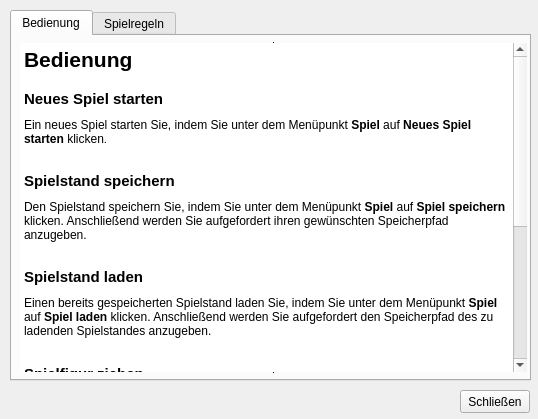
<?xml version="1.0" encoding="UTF-8"?>
<ui version="4.0">
 <class>helpPopup</class>
 <widget class="QWidget" name="helpPopup">
  <property name="windowModality">
   <enum>Qt::NonModal</enum>
  </property>
  <property name="geometry">
   <rect>
    <x>0</x>
    <y>0</y>
    <width>538</width>
    <height>419</height>
   </rect>
  </property>
  <property name="sizePolicy">
   <sizepolicy hsizetype="Fixed" vsizetype="Fixed">
    <horstretch>0</horstretch>
    <verstretch>0</verstretch>
   </sizepolicy>
  </property>
  <property name="minimumSize">
   <size>
    <width>538</width>
    <height>419</height>
   </size>
  </property>
  <property name="maximumSize">
   <size>
    <width>538</width>
    <height>419</height>
   </size>
  </property>
  <property name="windowTitle">
   <string>Hilfe</string>
  </property>
  <property name="windowIcon">
   <iconset resource="FileContainer.qrc">
    <normaloff>:/new/Files/icons/Help-icon.png</normaloff>:/new/Files/icons/Help-icon.png</iconset>
  </property>
  <widget class="QTabWidget" name="helpTabs">
   <property name="geometry">
    <rect>
     <x>10</x>
     <y>10</y>
     <width>521</width>
     <height>371</height>
    </rect>
   </property>
   <property name="currentIndex">
    <number>0</number>
   </property>
   <widget class="QWidget" name="handlingTab">
    <attribute name="title">
     <string>Bedienung</string>
    </attribute>
    <widget class="QTextBrowser" name="textBrowser_2">
     <property name="geometry">
      <rect>
       <x>7</x>
       <y>6</y>
       <width>509</width>
       <height>331</height>
      </rect>
     </property>
     <property name="frameShape">
      <enum>QFrame::VLine</enum>
     </property>
     <property name="frameShadow">
      <enum>QFrame::Plain</enum>
     </property>
     <property name="lineWidth">
      <number>1</number>
     </property>
     <property name="midLineWidth">
      <number>0</number>
     </property>
     <property name="lineWrapMode">
      <enum>QTextEdit::WidgetWidth</enum>
     </property>
     <property name="lineWrapColumnOrWidth">
      <number>0</number>
     </property>
     <property name="html">
      <string>&lt;!DOCTYPE HTML PUBLIC &quot;-//W3C//DTD HTML 4.0//EN&quot; &quot;http://www.w3.org/TR/REC-html40/strict.dtd&quot;&gt;
&lt;html&gt;&lt;head&gt;&lt;meta name=&quot;qrichtext&quot; content=&quot;1&quot; /&gt;&lt;style type=&quot;text/css&quot;&gt;
p, li { white-space: pre-wrap; }
&lt;/style&gt;&lt;/head&gt;&lt;body style=&quot; font-family:'MS Shell Dlg 2'; font-size:8.25pt; font-weight:400; font-style:normal;&quot;&gt;
&lt;p style=&quot; margin-top:0px; margin-bottom:0px; margin-left:0px; margin-right:0px; -qt-block-indent:0; text-indent:0px;&quot;&gt;&lt;span style=&quot; font-size:16pt; font-weight:600;&quot;&gt;Bedienung&lt;/span&gt;&lt;/p&gt;
&lt;p style=&quot;-qt-paragraph-type:empty; margin-top:0px; margin-bottom:0px; margin-left:0px; margin-right:0px; -qt-block-indent:0; text-indent:0px; font-size:11pt; font-weight:600;&quot;&gt;&lt;/p&gt;
&lt;p style=&quot; margin-top:0px; margin-bottom:0px; margin-left:0px; margin-right:0px; -qt-block-indent:0; text-indent:0px;&quot;&gt;&lt;span style=&quot; font-size:11pt; font-weight:600;&quot;&gt;Neues Spiel starten&lt;/span&gt;&lt;/p&gt;
&lt;p style=&quot;-qt-paragraph-type:empty; margin-top:0px; margin-bottom:0px; margin-left:0px; margin-right:0px; -qt-block-indent:0; text-indent:0px; font-size:6pt; font-weight:600;&quot;&gt;&lt;/p&gt;
&lt;p style=&quot; margin-top:0px; margin-bottom:0px; margin-left:0px; margin-right:0px; -qt-block-indent:0; text-indent:0px;&quot;&gt;&lt;span style=&quot; font-size:9pt;&quot;&gt;Ein neues Spiel starten Sie, indem Sie unter dem Menüpunkt &lt;/span&gt;&lt;span style=&quot; font-size:9pt; font-weight:600;&quot;&gt;Spiel&lt;/span&gt;&lt;span style=&quot; font-size:9pt;&quot;&gt; auf &lt;/span&gt;&lt;span style=&quot; font-size:9pt; font-weight:600;&quot;&gt;Neues Spiel starten &lt;/span&gt;&lt;span style=&quot; font-size:9pt;&quot;&gt;klicken&lt;/span&gt;&lt;span style=&quot; font-size:8pt;&quot;&gt;.&lt;/span&gt;&lt;/p&gt;
&lt;p style=&quot;-qt-paragraph-type:empty; margin-top:0px; margin-bottom:0px; margin-left:0px; margin-right:0px; -qt-block-indent:0; text-indent:0px; font-size:8pt;&quot;&gt;&lt;/p&gt;
&lt;p style=&quot;-qt-paragraph-type:empty; margin-top:0px; margin-bottom:0px; margin-left:0px; margin-right:0px; -qt-block-indent:0; text-indent:0px; font-size:8pt;&quot;&gt;&lt;/p&gt;
&lt;p style=&quot; margin-top:0px; margin-bottom:0px; margin-left:0px; margin-right:0px; -qt-block-indent:0; text-indent:0px;&quot;&gt;&lt;span style=&quot; font-size:11pt; font-weight:600;&quot;&gt;Spielstand speichern&lt;/span&gt;&lt;/p&gt;
&lt;p style=&quot;-qt-paragraph-type:empty; margin-top:0px; margin-bottom:0px; margin-left:0px; margin-right:0px; -qt-block-indent:0; text-indent:0px; font-size:6pt; font-weight:600;&quot;&gt;&lt;/p&gt;
&lt;p style=&quot; margin-top:0px; margin-bottom:0px; margin-left:0px; margin-right:0px; -qt-block-indent:0; text-indent:0px;&quot;&gt;&lt;span style=&quot; font-size:9pt;&quot;&gt;Den Spielstand speichern Sie, indem Sie unter dem Menüpunkt &lt;/span&gt;&lt;span style=&quot; font-size:9pt; font-weight:600;&quot;&gt;Spiel&lt;/span&gt;&lt;span style=&quot; font-size:9pt;&quot;&gt; auf &lt;/span&gt;&lt;span style=&quot; font-size:9pt; font-weight:600;&quot;&gt;Spiel speichern &lt;/span&gt;&lt;span style=&quot; font-size:9pt;&quot;&gt;klicken. Anschließend werden Sie aufgefordert ihren gewünschten Speicherpfad anzugeben.&lt;/span&gt;&lt;/p&gt;
&lt;p style=&quot;-qt-paragraph-type:empty; margin-top:0px; margin-bottom:0px; margin-left:0px; margin-right:0px; -qt-block-indent:0; text-indent:0px; font-size:8pt;&quot;&gt;&lt;/p&gt;
&lt;p style=&quot;-qt-paragraph-type:empty; margin-top:0px; margin-bottom:0px; margin-left:0px; margin-right:0px; -qt-block-indent:0; text-indent:0px; font-size:8pt;&quot;&gt;&lt;/p&gt;
&lt;p style=&quot; margin-top:0px; margin-bottom:0px; margin-left:0px; margin-right:0px; -qt-block-indent:0; text-indent:0px;&quot;&gt;&lt;span style=&quot; font-size:11pt; font-weight:600;&quot;&gt;Spielstand laden&lt;/span&gt;&lt;/p&gt;
&lt;p style=&quot;-qt-paragraph-type:empty; margin-top:0px; margin-bottom:0px; margin-left:0px; margin-right:0px; -qt-block-indent:0; text-indent:0px; font-size:6pt; font-weight:600;&quot;&gt;&lt;/p&gt;
&lt;p style=&quot; margin-top:0px; margin-bottom:0px; margin-left:0px; margin-right:0px; -qt-block-indent:0; text-indent:0px;&quot;&gt;&lt;span style=&quot; font-size:9pt;&quot;&gt;Einen bereits gespeicherten Spielstand laden Sie, indem Sie unter dem Menüpunkt &lt;/span&gt;&lt;span style=&quot; font-size:9pt; font-weight:600;&quot;&gt;Spiel&lt;/span&gt;&lt;span style=&quot; font-size:9pt;&quot;&gt; auf &lt;/span&gt;&lt;span style=&quot; font-size:9pt; font-weight:600;&quot;&gt;Spiel laden &lt;/span&gt;&lt;span style=&quot; font-size:9pt;&quot;&gt;klicken. Anschließend werden Sie aufgefordert den Speicherpfad des zu ladenden Spielstandes anzugeben.&lt;/span&gt;&lt;/p&gt;
&lt;p style=&quot;-qt-paragraph-type:empty; margin-top:0px; margin-bottom:0px; margin-left:0px; margin-right:0px; -qt-block-indent:0; text-indent:0px; font-size:9pt;&quot;&gt;&lt;/p&gt;
&lt;p style=&quot;-qt-paragraph-type:empty; margin-top:0px; margin-bottom:0px; margin-left:0px; margin-right:0px; -qt-block-indent:0; text-indent:0px; font-size:8pt;&quot;&gt;&lt;/p&gt;
&lt;p style=&quot; margin-top:0px; margin-bottom:0px; margin-left:0px; margin-right:0px; -qt-block-indent:0; text-indent:0px;&quot;&gt;&lt;span style=&quot; font-size:11pt; font-weight:600;&quot;&gt;Spielfigur ziehen&lt;/span&gt;&lt;/p&gt;
&lt;p style=&quot;-qt-paragraph-type:empty; margin-top:0px; margin-bottom:0px; margin-left:0px; margin-right:0px; -qt-block-indent:0; text-indent:0px; font-size:6pt; font-weight:600;&quot;&gt;&lt;/p&gt;
&lt;p style=&quot; margin-top:0px; margin-bottom:0px; margin-left:0px; margin-right:0px; -qt-block-indent:0; text-indent:0px;&quot;&gt;&lt;span style=&quot; font-size:9pt;&quot;&gt;So ziehen Sie mit einer Spielfigur:&lt;/span&gt;&lt;/p&gt;
&lt;ol style=&quot;margin-top: 0px; margin-bottom: 0px; margin-left: 0px; margin-right: 0px; -qt-list-indent: 1;&quot;&gt;&lt;li style=&quot; font-size:9pt;&quot; style=&quot; margin-top:12px; margin-bottom:0px; margin-left:0px; margin-right:0px; -qt-block-indent:0; text-indent:0px;&quot;&gt;Klicken Sie mit der linken Maustaste auf die  gewünschte Spielfigur und halten Sie dabei die linke Maustaste gedrückt.&lt;/li&gt;
&lt;li style=&quot; font-size:9pt;&quot; style=&quot; margin-top:0px; margin-bottom:0px; margin-left:0px; margin-right:0px; -qt-block-indent:0; text-indent:0px;&quot;&gt;Ziehen Sie die Spielfigur auf das gewünschte Spielfeld.&lt;/li&gt;
&lt;li style=&quot; font-size:9pt;&quot; style=&quot; margin-top:0px; margin-bottom:12px; margin-left:0px; margin-right:0px; -qt-block-indent:0; text-indent:0px;&quot;&gt;Lassen Sie anschließend die linke Maustaste los um die Spielfigur auf dem gewünschten Feld zu platzieren.&lt;/li&gt;&lt;/ol&gt;
&lt;p style=&quot; margin-top:0px; margin-bottom:0px; margin-left:0px; margin-right:0px; -qt-block-indent:0; text-indent:0px;&quot;&gt;&lt;span style=&quot; font-size:9pt;&quot;&gt;Ist der durchgeführte Zug möglich, so wird die Spielfigur in dem entsprechenden Feld platziert. Andererseits wird der Zug rückgängig gemacht.&lt;/span&gt;&lt;/p&gt;
&lt;p style=&quot;-qt-paragraph-type:empty; margin-top:0px; margin-bottom:0px; margin-left:0px; margin-right:0px; -qt-block-indent:0; text-indent:0px; font-size:8pt;&quot;&gt;&lt;/p&gt;
&lt;p style=&quot;-qt-paragraph-type:empty; margin-top:0px; margin-bottom:0px; margin-left:0px; margin-right:0px; -qt-block-indent:0; text-indent:0px; font-size:8pt;&quot;&gt;&lt;/p&gt;
&lt;p style=&quot; margin-top:0px; margin-bottom:0px; margin-left:0px; margin-right:0px; -qt-block-indent:0; text-indent:0px;&quot;&gt;&lt;span style=&quot; font-size:11pt; font-weight:600;&quot;&gt;Spiel beenden&lt;/span&gt;&lt;/p&gt;
&lt;p style=&quot;-qt-paragraph-type:empty; margin-top:0px; margin-bottom:0px; margin-left:0px; margin-right:0px; -qt-block-indent:0; text-indent:0px; font-size:6pt; font-weight:600;&quot;&gt;&lt;/p&gt;
&lt;p style=&quot; margin-top:0px; margin-bottom:0px; margin-left:0px; margin-right:0px; -qt-block-indent:0; text-indent:0px;&quot;&gt;&lt;span style=&quot; font-size:9pt;&quot;&gt;Sie beenden das Spiel, indem Sie unter dem Menüpunkt &lt;/span&gt;&lt;span style=&quot; font-size:9pt; font-weight:600;&quot;&gt;Spiel&lt;/span&gt;&lt;span style=&quot; font-size:9pt;&quot;&gt; auf &lt;/span&gt;&lt;span style=&quot; font-size:9pt; font-weight:600;&quot;&gt;Spiel beenden &lt;/span&gt;&lt;span style=&quot; font-size:9pt;&quot;&gt;klicken.&lt;/span&gt;&lt;/p&gt;
&lt;p style=&quot;-qt-paragraph-type:empty; margin-top:0px; margin-bottom:0px; margin-left:0px; margin-right:0px; -qt-block-indent:0; text-indent:0px; font-size:8pt;&quot;&gt;&lt;/p&gt;
&lt;p style=&quot;-qt-paragraph-type:empty; margin-top:0px; margin-bottom:0px; margin-left:0px; margin-right:0px; -qt-block-indent:0; text-indent:0px; font-size:8pt;&quot;&gt;&lt;/p&gt;&lt;/body&gt;&lt;/html&gt;</string>
     </property>
    </widget>
   </widget>
   <widget class="QWidget" name="ruleTab">
    <attribute name="title">
     <string>Spielregeln</string>
    </attribute>
    <widget class="QTextBrowser" name="textBrowser">
     <property name="geometry">
      <rect>
       <x>7</x>
       <y>6</y>
       <width>509</width>
       <height>331</height>
      </rect>
     </property>
     <property name="frameShape">
      <enum>QFrame::VLine</enum>
     </property>
     <property name="frameShadow">
      <enum>QFrame::Plain</enum>
     </property>
     <property name="lineWidth">
      <number>1</number>
     </property>
     <property name="midLineWidth">
      <number>0</number>
     </property>
     <property name="lineWrapMode">
      <enum>QTextEdit::WidgetWidth</enum>
     </property>
     <property name="lineWrapColumnOrWidth">
      <number>0</number>
     </property>
     <property name="html">
      <string>&lt;!DOCTYPE HTML PUBLIC &quot;-//W3C//DTD HTML 4.0//EN&quot; &quot;http://www.w3.org/TR/REC-html40/strict.dtd&quot;&gt;
&lt;html&gt;&lt;head&gt;&lt;meta name=&quot;qrichtext&quot; content=&quot;1&quot; /&gt;&lt;style type=&quot;text/css&quot;&gt;
p, li { white-space: pre-wrap; }
&lt;/style&gt;&lt;/head&gt;&lt;body style=&quot; font-family:'MS Shell Dlg 2'; font-size:8.25pt; font-weight:400; font-style:normal;&quot;&gt;
&lt;p style=&quot; margin-top:0px; margin-bottom:0px; margin-left:0px; margin-right:0px; -qt-block-indent:0; text-indent:0px;&quot;&gt;&lt;span style=&quot; font-size:16pt; font-weight:600;&quot;&gt;Spielregeln&lt;/span&gt;&lt;/p&gt;
&lt;p style=&quot;-qt-paragraph-type:empty; margin-top:0px; margin-bottom:0px; margin-left:0px; margin-right:0px; -qt-block-indent:0; text-indent:0px; font-size:11pt; font-weight:600;&quot;&gt;&lt;/p&gt;
&lt;p style=&quot; margin-top:0px; margin-bottom:0px; margin-left:0px; margin-right:0px; -qt-block-indent:0; text-indent:0px;&quot;&gt;&lt;span style=&quot; font-size:11pt; font-weight:600;&quot;&gt;Spielbrett und Spielfiguren&lt;/span&gt;&lt;/p&gt;
&lt;p style=&quot;-qt-paragraph-type:empty; margin-top:0px; margin-bottom:0px; margin-left:0px; margin-right:0px; -qt-block-indent:0; text-indent:0px; font-size:6pt; font-weight:600;&quot;&gt;&lt;/p&gt;
&lt;p style=&quot; margin-top:0px; margin-bottom:0px; margin-left:0px; margin-right:0px; -qt-block-indent:0; text-indent:0px;&quot;&gt;&lt;span style=&quot; font-size:9pt;&quot;&gt;Das Spielbrett besteht aus 25 Feldern, welche allesamt quadratisch angeordnet und jeweils durch Linien miteinander verbunden sind. &lt;/span&gt;&lt;/p&gt;
&lt;p style=&quot; margin-top:0px; margin-bottom:0px; margin-left:0px; margin-right:0px; -qt-block-indent:0; text-indent:0px;&quot;&gt;&lt;span style=&quot; font-size:9pt;&quot;&gt;Die einzelnen Spielfiguren dürfen nur auf Felder abgesetzt werden. &lt;/span&gt;&lt;/p&gt;
&lt;p style=&quot; margin-top:0px; margin-bottom:0px; margin-left:0px; margin-right:0px; -qt-block-indent:0; text-indent:0px;&quot;&gt;&lt;span style=&quot; font-size:9pt;&quot;&gt;Die Linien repräsentieren die Pfade, entlang welcher sich die Spielfiguren von Feld zu Feld bewegen dürfen.&lt;/span&gt;&lt;/p&gt;
&lt;p style=&quot; margin-top:0px; margin-bottom:0px; margin-left:0px; margin-right:0px; -qt-block-indent:0; text-indent:0px;&quot;&gt;&lt;span style=&quot; font-size:9pt; font-weight:600;&quot;&gt;Spieler1&lt;/span&gt;&lt;span style=&quot; font-size:9pt;&quot;&gt; bekommt zu Beginn vier Tiger und &lt;/span&gt;&lt;span style=&quot; font-size:9pt; font-weight:600;&quot;&gt;Spieler2&lt;/span&gt;&lt;span style=&quot; font-size:9pt;&quot;&gt; zwanzig Ziegen.&lt;/span&gt;&lt;/p&gt;
&lt;p style=&quot;-qt-paragraph-type:empty; margin-top:0px; margin-bottom:0px; margin-left:0px; margin-right:0px; -qt-block-indent:0; text-indent:0px; font-size:8pt;&quot;&gt;&lt;/p&gt;
&lt;p style=&quot;-qt-paragraph-type:empty; margin-top:0px; margin-bottom:0px; margin-left:0px; margin-right:0px; -qt-block-indent:0; text-indent:0px; font-size:8pt;&quot;&gt;&lt;/p&gt;
&lt;p style=&quot; margin-top:0px; margin-bottom:0px; margin-left:0px; margin-right:0px; -qt-block-indent:0; text-indent:0px;&quot;&gt;&lt;span style=&quot; font-size:11pt; font-weight:600;&quot;&gt;Spielverlauf&lt;/span&gt;&lt;/p&gt;
&lt;p style=&quot;-qt-paragraph-type:empty; margin-top:0px; margin-bottom:0px; margin-left:0px; margin-right:0px; -qt-block-indent:0; text-indent:0px; font-size:9pt; font-weight:600;&quot;&gt;&lt;/p&gt;
&lt;p style=&quot; margin-top:0px; margin-bottom:0px; margin-left:0px; margin-right:0px; -qt-block-indent:0; text-indent:0px;&quot;&gt;&lt;span style=&quot; font-size:10pt; font-weight:600;&quot;&gt;Setzphase&lt;/span&gt;&lt;/p&gt;
&lt;p style=&quot; margin-top:0px; margin-bottom:0px; margin-left:0px; margin-right:0px; -qt-block-indent:0; text-indent:0px;&quot;&gt;&lt;span style=&quot; font-size:6pt; font-weight:600;&quot;&gt;  &lt;/span&gt;&lt;/p&gt;
&lt;p style=&quot; margin-top:0px; margin-bottom:0px; margin-left:0px; margin-right:0px; -qt-block-indent:0; text-indent:0px;&quot;&gt;&lt;span style=&quot; font-size:9pt;&quot;&gt;Zu Beginn des Spiels sind die vier Tiger auf den vier Eckfeldern des Spielbretts platziert. Nun beginnt &lt;/span&gt;&lt;span style=&quot; font-size:9pt; font-weight:600;&quot;&gt;Spieler2&lt;/span&gt;&lt;span style=&quot; font-size:9pt;&quot;&gt; das Spiel, indem er eine Ziege auf ein freies Feld setzt. Anschließend muss &lt;/span&gt;&lt;span style=&quot; font-size:9pt; font-weight:600;&quot;&gt;Spieler1&lt;/span&gt;&lt;span style=&quot; font-size:9pt;&quot;&gt; einen seiner vier Tiger bewegen. Es darf immer nur entlang der Verbindungslinien zum nächsten freien Feld gezogen werden. Abwechselnd wird nun immer eine weitere Ziege gesetzt und daraufhin ein Tiger bewegt, bis alle Ziegen auf das Spielbrett gesetzt wurden. Schon während der Setzphase können die Ziegen von den Tigern gefangen werden. Ziegen werden gefangen, indem sie von einem Tiger übersprungen werden. Dies ist genau dann möglich, wenn ein Tiger sich unmittelbar vor einer Ziege befindet, und das Feld hinter der Ziege noch nicht besetzt ist. Auch hier darf ein Sprung nur entlang der Linien und nicht über Eck, sondern nur gerade verlaufen. Wird eine Ziege übersprungen, so wird sie vom Spielbrett genommen. &lt;/span&gt;&lt;/p&gt;
&lt;p style=&quot; margin-top:0px; margin-bottom:0px; margin-left:0px; margin-right:0px; -qt-block-indent:0; text-indent:0px;&quot;&gt;&lt;span style=&quot; font-size:14pt;&quot;&gt; &lt;/span&gt;&lt;/p&gt;
&lt;p style=&quot; margin-top:0px; margin-bottom:0px; margin-left:0px; margin-right:0px; -qt-block-indent:0; text-indent:0px;&quot;&gt;&lt;span style=&quot; font-size:10pt; font-weight:600;&quot;&gt;Zugphase&lt;/span&gt;&lt;/p&gt;
&lt;p style=&quot;-qt-paragraph-type:empty; margin-top:0px; margin-bottom:0px; margin-left:0px; margin-right:0px; -qt-block-indent:0; text-indent:0px; font-size:6pt; font-weight:600;&quot;&gt;&lt;/p&gt;
&lt;p style=&quot; margin-top:0px; margin-bottom:0px; margin-left:0px; margin-right:0px; -qt-block-indent:0; text-indent:0px;&quot;&gt;&lt;span style=&quot; font-size:9pt;&quot;&gt;Wurden alle Ziegen auf dem Spielbrett abgelegt, so beginnt nun die Zugphase. Hier darf nun auch mit den Ziegen gezogen werden. Ziegen dürfen sich nur entlang der Linien bewegen. Sprünge mit Ziegen sind nicht möglich. Während des gesamten Spiels stehen die beiden Spieler unter Zugzwang, d.h. jeder Spieler muss mit mindestens einer Figur ziehen können wenn er an der Reihe ist. Des weiteren steht der Spieler mit den Tigern unter Fresszwang. Ist mindestens ein Tiger in der Lage eine Ziege zu fangen, so muss die Ziege auch gefangen werden. Sind mehrere Tiger in der Lage Ziegen zu fangen, so darf der Spieler entscheiden mit welchem Tiger er bei diesem Zug die Ziege fängt.&lt;/span&gt;&lt;/p&gt;
&lt;p style=&quot; margin-top:0px; margin-bottom:0px; margin-left:0px; margin-right:0px; -qt-block-indent:0; text-indent:0px;&quot;&gt;&lt;span style=&quot; font-size:14pt;&quot;&gt; &lt;/span&gt;&lt;/p&gt;
&lt;p style=&quot; margin-top:0px; margin-bottom:0px; margin-left:0px; margin-right:0px; -qt-block-indent:0; text-indent:0px;&quot;&gt;&lt;span style=&quot; font-size:10pt; font-weight:600;&quot;&gt;Ziel des Spiels&lt;/span&gt;&lt;/p&gt;
&lt;p style=&quot;-qt-paragraph-type:empty; margin-top:0px; margin-bottom:0px; margin-left:0px; margin-right:0px; -qt-block-indent:0; text-indent:0px; font-size:6pt; font-weight:600;&quot;&gt;&lt;/p&gt;
&lt;p style=&quot; margin-top:0px; margin-bottom:0px; margin-left:0px; margin-right:0px; -qt-block-indent:0; text-indent:0px;&quot;&gt;&lt;span style=&quot; font-size:9pt;&quot;&gt;Der Spieler mit den Tigern gewinnt genau dann, wenn 5 Ziegen gefressen wurden oder der Spieler mit den Ziegen nicht mehr ziehen kann.&lt;/span&gt;&lt;/p&gt;
&lt;p style=&quot; margin-top:0px; margin-bottom:0px; margin-left:0px; margin-right:0px; -qt-block-indent:0; text-indent:0px;&quot;&gt;&lt;span style=&quot; font-size:9pt;&quot;&gt;Der Spieler mit den Ziegen kann nur dann gewinnen, wenn alle Tiger blockiert sind und somit nicht mehr ziehen können. Die Ziegen können sich gegen die Tiger schützen indem sie hintereinander stehen, also nicht übersprungen werden können. &lt;/span&gt;&lt;/p&gt;
&lt;p style=&quot;-qt-paragraph-type:empty; margin-top:0px; margin-bottom:0px; margin-left:0px; margin-right:0px; -qt-block-indent:0; text-indent:0px; font-size:8pt;&quot;&gt;&lt;/p&gt;&lt;/body&gt;&lt;/html&gt;</string>
     </property>
    </widget>
   </widget>
  </widget>
  <widget class="QPushButton" name="closeWindow">
   <property name="geometry">
    <rect>
     <x>460</x>
     <y>390</y>
     <width>70</width>
     <height>23</height>
    </rect>
   </property>
   <property name="text">
    <string>Schließen</string>
   </property>
  </widget>
 </widget>
 <resources>
  <include location="FileContainer.qrc"/>
 </resources>
 <connections/>
</ui>
